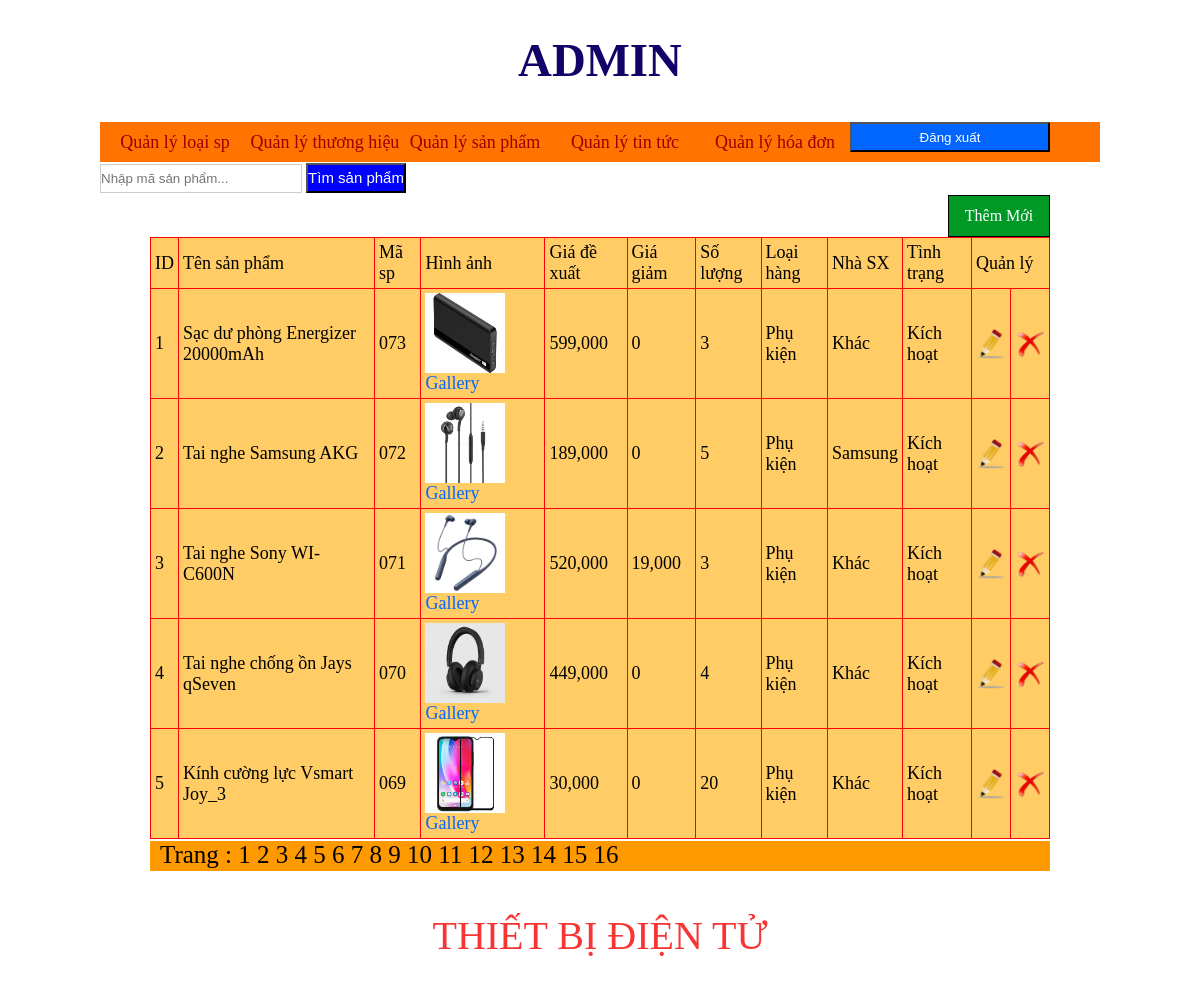
Screenshot of /admincp/index.php (signed in) with the database file from the repository.
### tables this page shows
CREATE TABLE IF NOT EXISTS `sanpham` (
`idsanpham` int(11) NOT NULL,
  `tensp` varchar(255) NOT NULL,
  `masp` varchar(255) NOT NULL,
  `hinhanh` varchar(100) NOT NULL,
  `giadexuat` float NOT NULL,
  `giagiam` float NOT NULL,
  `soluong` int(11) NOT NULL,
  `loaisp` int(11) NOT NULL,
  `nhasx` int(11) NOT NULL,
  `tinhtrang` varchar(100) NOT NULL,
  `noidung` longtext NOT NULL
);

CREATE TABLE IF NOT EXISTS `loaisp` (
`idloaisp` int(11) NOT NULL,
  `tenloaisp` varchar(255) NOT NULL,
  `tinhtrang` varchar(100) NOT NULL
);

CREATE TABLE IF NOT EXISTS `hieusp` (
`idhieusp` int(11) NOT NULL,
  `tenhieusp` varchar(255) NOT NULL,
  `tinhtrang` varchar(100) NOT NULL
);

### admincp/modules/quanlysanpham/lietke.php (the view)
<?php
	if(isset($_GET['trang'])){
		$trang=$_GET['trang'];
	}else{
		$trang='';
	}
	if($trang =='' || $trang =='1'){
		$trang1=0;
	}else{
		$trang1=($trang*5)-5;
	}
	$sql_lietkesp="select * from sanpham,hieusp,loaisp where loaisp.idloaisp=sanpham.loaisp and hieusp.idhieusp=sanpham.nhasx order by sanpham.idsanpham desc limit $trang1,5 ";
	$row_lietkesp=mysql_query($sql_lietkesp);
?>
<div class="button_themsp">
<a href="index.php?quanly=sanpham&ac=them">Thêm Mới</a>
</div>
<table width="100%" border="1">
  <tr>
    <td>ID</td>
    <td>Tên sản phẩm</td>
    <td>Mã sp</td>
    <td>Hình ảnh</td>
    <td>Giá đề xuất</td>
    <td>Giá giảm</td>
    <td>Số lượng</td>
    <td>Loại hàng</td>
    <td>Nhà SX</td>
    <td>Tình trạng</td>
    <td colspan="2">Quản lý</td>
  </tr>
  <?php
  $i=1;
  while($dong=mysql_fetch_array($row_lietkesp)){
  ?>
  <tr>
    <td><?php  echo $i;?></td>
    <td><?php echo $dong['tensp'] ?></td>
    <td><?php echo $dong['masp'] ?></td>
    <td><img src="modules/quanlysanpham/uploads/<?php echo $dong['hinhanh'] ?>" width="80" height="80" />
    <a href="index.php?quanly=gallery&ac=lietke&id=<?php echo $dong['idsanpham'] ?>" style="text-align:center;text-decoration:none; font-size:18px;color:#06F;">Gallery</a>
    </td>
    <td><?php echo number_format($dong['giadexuat']) ?></td>
    <td><?php echo number_format($dong['giagiam']) ?></td>
    <td><?php echo $dong['soluong'] ?></td>
    <td><?php echo $dong['tenloaisp'] ?></td>
    <td><?php echo $dong['tenhieusp'] ?></td>
    <td><?php $sql_tinhtrang = "select tinhtrang from sanpham";
	$row_tinhtrang = mysql_query($sql_tinhtrang);
	$dong_tinhtrang=mysql_fetch_array($row_tinhtrang);
	if($dong_tinhtrang['tinhtrang'] == 1 ){
		echo 'Kích hoạt';
	}elseif($dong_tinhtrang['tinhtrang'] ==2){
		echo 'Không kích hoạt';
	}
    ?></td>
    <td><a href="index.php?quanly=sanpham&ac=sua&id=<?php echo $dong['idsanpham'] ?>" ><center><img src="../imgs/edit.png" width="30" height="30" /></center></a></td>
    <td><a href="modules/quanlysanpham/xuly.php?id=<?php echo $dong['idsanpham']?>" class="delete_link"><center><img src="../imgs/delete.png" width="30" height="30"   /></center></a></td>
  </tr>
  <?php
  $i++;
  }
  ?>
</table>
<div class="trang">
	Trang :
    <?php
	$sql_trang=mysql_query("select * from sanpham");
	$count_trang=mysql_num_rows($sql_trang);
	$a=ceil($count_trang/5);
	for($b=1;$b<=$a;$b++){
		if($trang==$b){
		echo '<a href="index.php?quanly=sanpham&ac=lietke&trang='.$b.'" style="text-decoration:underline;color:red;">'.$b.' ' .'</a>';
	}else{
		echo '<a href="index.php?quanly=sanpham&ac=lietke&trang='.$b.'" style="text-decoration:none;color:#000;">'.$b.' ' .'</a>';
	}
	}
	?>
</div>

### admincp/index.php (shortened to what this page needs)
<!DOCTYPE html PUBLIC "-//W3C//DTD XHTML 1.0 Transitional//EN" "http://www.w3.org/TR/xhtml1/DTD/xhtml1-transitional.dtd">
<html xmlns="http://www.w3.org/1999/xhtml"><head>
<link rel="stylesheet" type="text/css" href="style/css.css" />
</head>
<body>
<div class="wrapper">
	<?php
		include('modules/header.php');
		include('modules/menu.php');
		include('modules/content.php');
		include('modules/footer.php');
	?>
</div>
</body>
</html>

### admincp/modules/header.php
<div class="header">
    	<h3>ADMIN</h3>
    </div>

### admincp/modules/menu.php (shortened to what this page needs)
<head>
</head>
<div class="menu">
    	<ul>
        	<li><a href="index.php?quanly=loaisp&ac=them">Quản lý loại sp</a></li>
             <li><a href="index.php?quanly=hieusp&ac=them">Quản lý thương hiệu</a></li>
            <li><a href="index.php?quanly=sanpham&ac=them">Quản lý sản phẩm</a></li>
            <li><a href="index.php?quanly=tintuc&ac=them">Quản lý tin tức</a></li>
            <li><a href="#">Quản lý hóa đơn</a></li>
            <form action="" method="post" enctype="multipart/form-data">
            <input type="submit" name="logout" value="Đăng xuất" style="background:#06F;color:#fff;width:200px;height:30px;" />
            </form>
        </ul>
    </div>
 <form action="index.php?quanly=timkiem&ac=sp" method="post" enctype="multipart/form-data">
     <p><input type="text" name="masp" placeholder="Nhập mã sản phẩm..." id="timkiem" required="required" />
        <input type="submit" id="button_timkiem" name="timkiem" value="Tìm sản phẩm" />
        </p>
        </form>

### admincp/modules/content.php (shortened to what this page needs)
<div class="content">
   	<div class="box_contains">
       	<?php
			if(isset($_GET['quanly'])&&$_GET['ac']){
				$tam=$_GET['quanly'];
				$tam1=$_GET['ac'];
				}else{
					$tam='';
				}if(($tam == 'loaisp')&&($tam1 == 'them')){
					include('modules/quanlyloaisp/them.php');
				}elseif(($tam == 'loaisp')&&($tam1 == 'lietke')){
					include('modules/quanlyloaisp/lietke.php');
				}elseif(($tam == 'loaisp')&&($tam1 == 'sua')){
					include('modules/quanlyloaisp/sua.php');
				}elseif(($tam == 'hieusp')&&($tam1 == 'them')){
					include('modules/quanlyhieusp/them.php');
				}elseif(($tam == 'hieusp')&&($tam1 == 'lietke')){
					include('modules/quanlyhieusp/lietke.php');
				}elseif(($tam == 'hieusp')&&($tam1 == 'sua')){
					include('modules/quanlyhieusp/sua.php');
				}elseif(($tam == 'sanpham')&&($tam1 == 'them')){
					include('modules/quanlysanpham/them.php');
				}elseif(($tam == 'sanpham')&&($tam1 == 'lietke')){
					include('modules/quanlysanpham/lietke.php');
				}elseif(($tam == 'sanpham')&&($tam1 == 'sua')){
					include('modules/quanlysanpham/sua.php');
				}elseif(($tam == 'tintuc')&&($tam1 == 'them')){
					include('modules/quanlytintuc/them.php');
				}elseif(($tam == 'tintuc')&&($tam1 == 'lietke')){
					include('modules/quanlytintuc/lietke.php');
				}elseif(($tam == 'tintuc')&&($tam1 == 'sua')){
					include('modules/quanlytintuc/sua.php');
				}elseif(($tam == 'timkiem')&&($tam1 == 'sp')){
					include('modules/timkiem/timkiem.php');
				}elseif(($tam == 'gallery')&&($tam1 == 'them')){
					include('modules/gallery/them.php');
				}elseif(($tam == 'gallery')&&($tam1 == 'lietke')){
					include('modules/gallery/lietke.php');
				}elseif(($tam == 'gallery')&&($tam1 == 'sua')){
					include('modules/gallery/sua.php');
				}else{
					include('modules/quanlysanpham/lietke.php');
				}
		?>
       </div>
   </div>

### admincp/modules/footer.php
<div class="footer">
	THIẾT BỊ ĐIỆN TỬ
</div>

### admincp/style/css.css (style rules this page uses)
body { background:#fff; }
* { padding:0; margin:0; }
table { border-collapse:collapse; width:100%; background-color:#FC6; border:1px solid #F00; }
table tr td { color:#000; font-size:18px; padding:4px; }
input { width:60%; height:20px; }
.wrapper { width:1000px; height:auto; margin:auto; }
.menu { width:100%; height:40px; margin-top:2px; background:rgb(255, 115, 0); }
.menu ul { width:100%; list-style:none; }
.menu ul li { width:150px; text-align:center; float:left; line-height:40px; }
.menu ul li a { display:block; color:#900; text-decoration:none; font-size:18px; }
.header { width:100%; height:120px; text-align:center; line-height:120px; font-size:40px; color:rgb(18, 3, 105); }
.content { width:100%; height:auto; margin-top:2px; }
.box_contains { width:90%; height:auto; margin:auto; }
.footer { width:100%; height:120px; text-align:center; line-height:120px; font-size:40px; color:rgb(247, 53, 53); margin-top:5px; }
.button_themsp { width:100px; height:40px; border:1px solid #000; text-align:center; background:rgb(0, 153, 38); line-height:40px; color:#fff; float:right; }
.button_themsp a { color:#fff; display:block; text-decoration:none; }
.trang { width:auto; height:30px; font-size:25px; padding-left:10px; color:#000; margin-top:2px; background:#F90; }
#timkiem { width:200px; height:27px; border:1px solid #CCC; margin-top:2px; }
#button_timkiem { width:100px; height:30px; background:blue; color:#fff; font-size:15px; }

### admincp/modules/menu.php (style rules this page uses)
.menu { width:100%; height:40px; margin-top:2px; background:rgb(255, 115, 0); }
.button_themsp { width:100px; height:40px; border:1px solid #000; text-align:center; background:rgb(0, 153, 38); line-height:40px; color:#fff; float:right; }
.header { width:100%; height:120px; text-align:center; line-height:120px; font-size:40px; color:rgb(18, 3, 105); }
.footer { width:100%; height:120px; text-align:center; line-height:120px; font-size:40px; color:rgb(247, 53, 53); margin-top:5px; }

### rows the page displays
sanpham: tensp "Sạc dư phòng Energizer 20000mAh", masp "073", hinhanh (picture), giadexuat "599,000", giagiam "0", soluong "3", loaisp.tenloaisp "Phụ kiện", hieusp.tenhieusp "Khác"
sanpham: tensp "Tai nghe Samsung AKG", masp "072", hinhanh (picture), giadexuat "189,000", giagiam "0", soluong "5", loaisp.tenloaisp "Phụ kiện", hieusp.tenhieusp "Samsung"
sanpham: tensp "Tai nghe Sony WI-C600N", masp "071", hinhanh (picture), giadexuat "520,000", giagiam "19,000", soluong "3", loaisp.tenloaisp "Phụ kiện", hieusp.tenhieusp "Khác"
sanpham: tensp "Tai nghe chống ồn Jays qSeven", masp "070", hinhanh (picture), giadexuat "449,000", giagiam "0", soluong "4", loaisp.tenloaisp "Phụ kiện", hieusp.tenhieusp "Khác"
sanpham: tensp "Kính cường lực Vsmart Joy_3", masp "069", hinhanh (picture), giadexuat "30,000", giagiam "0", soluong "20", loaisp.tenloaisp "Phụ kiện", hieusp.tenhieusp "Khác"
